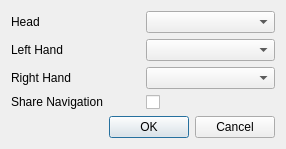
<?xml version="1.0" encoding="UTF-8"?>
<!-- SPDX-FileCopyrightText: Copyright (c) Kitware Inc. -->
<!-- SPDX-License-Identifier: BSD-3-Clause -->
<ui version="4.0">
 <class>VRAvatarEvents</class>
 <widget class="QDialog" name="VRAvatarEvents">
  <property name="geometry">
   <rect>
    <x>0</x>
    <y>0</y>
    <width>286</width>
    <height>65</height>
   </rect>
  </property>
  <property name="sizePolicy">
   <sizepolicy hsizetype="Preferred" vsizetype="Preferred">
    <horstretch>0</horstretch>
    <verstretch>0</verstretch>
   </sizepolicy>
  </property>
  <property name="windowTitle">
   <string>Configure Avatar Events</string>
  </property>
   <layout class="QGridLayout" name="qGridLayout">
    <item row="0" column="0">
     <widget class="QLabel" name="avatarHeadEventLabel">
      <property name="sizePolicy">
       <sizepolicy hsizetype="Preferred" vsizetype="Fixed">
        <horstretch>0</horstretch>
        <verstretch>0</verstretch>
       </sizepolicy>
      </property>
      <property name="text">
       <string>Head</string>
      </property>
     </widget>
    </item>
    <item row="0" column="1">
     <widget class="QComboBox" name="avatarHeadEventCombo">
      <property name="toolTip">
       <string>Select tracker event to represent head.</string>
      </property>
      <property name="sizeAdjustPolicy">
       <enum>QComboBox::AdjustToContents</enum>
      </property>
     </widget>
    </item>
    <item row="1" column="0">
     <widget class="QLabel" name="avatarLeftHandEventLabel">
      <property name="sizePolicy">
       <sizepolicy hsizetype="Preferred" vsizetype="Fixed">
        <horstretch>0</horstretch>
        <verstretch>0</verstretch>
       </sizepolicy>
      </property>
      <property name="text">
       <string>Left Hand</string>
      </property>
     </widget>
    </item>
    <item row="1" column="1">
     <widget class="QComboBox" name="avatarLeftHandEventCombo">
      <property name="toolTip">
       <string>Select tracker event to represent left hand.</string>
      </property>
      <property name="sizeAdjustPolicy">
       <enum>QComboBox::AdjustToContents</enum>
      </property>
     </widget>
    </item>
    <item row="2" column="0">
     <widget class="QLabel" name="avatarRightHandEventLabel">
      <property name="sizePolicy">
       <sizepolicy hsizetype="Preferred" vsizetype="Fixed">
        <horstretch>0</horstretch>
        <verstretch>0</verstretch>
       </sizepolicy>
      </property>
      <property name="text">
       <string>Right Hand</string>
      </property>
     </widget>
    </item>
    <item row="2" column="1">
     <widget class="QComboBox" name="avatarRightHandEventCombo">
      <property name="toolTip">
       <string>Select tracker event to represent right hand.</string>
      </property>
      <property name="sizeAdjustPolicy">
       <enum>QComboBox::AdjustToContents</enum>
      </property>
     </widget>
    </item>
    <item row="3" column="0">
     <widget class="QLabel" name="shareNavigationLabel">
      <property name="sizePolicy">
       <sizepolicy hsizetype="Preferred" vsizetype="Fixed">
        <horstretch>0</horstretch>
        <verstretch>0</verstretch>
       </sizepolicy>
      </property>
      <property name="toolTip">
       <string>Share navigation with collaborators</string>
      </property>
      <property name="text">
       <string>Share Navigation</string>
      </property>
     </widget>
    </item>
    <item row="3" column="1">
     <widget class="QCheckBox" name="cShareNavigation">
    </widget>
    </item>
    <item row="4" column="0" colspan="2">
     <widget class="QDialogButtonBox" name="buttonBox">
      <property name="orientation">
       <enum>Qt::Horizontal</enum>
      </property>
      <property name="standardButtons">
       <set>QDialogButtonBox::Cancel|QDialogButtonBox::Ok</set>
      </property>
      <property name="centerButtons">
       <bool>false</bool>
      </property>
     </widget>
    </item>
   </layout>
 </widget>
 <resources/>
</ui>
